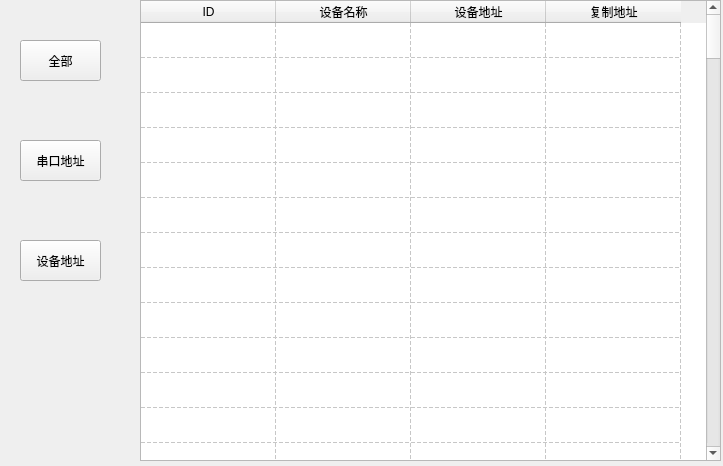
<?xml version="1.0" encoding="UTF-8"?>
<ui version="4.0">
 <class>Form</class>
 <widget class="QWidget" name="Form">
  <property name="geometry">
   <rect>
    <x>0</x>
    <y>0</y>
    <width>723</width>
    <height>466</height>
   </rect>
  </property>
  <property name="mouseTracking">
   <bool>false</bool>
  </property>
  <property name="windowTitle">
   <string>设备信息</string>
  </property>
  <property name="windowIcon">
   <iconset>
    <normaloff></normaloff></iconset>
  </property>
  <widget class="QPushButton" name="AllButton">
   <property name="geometry">
    <rect>
     <x>20</x>
     <y>40</y>
     <width>81</width>
     <height>41</height>
    </rect>
   </property>
   <property name="text">
    <string>全部</string>
   </property>
  </widget>
  <widget class="QPushButton" name="ComButton">
   <property name="geometry">
    <rect>
     <x>20</x>
     <y>140</y>
     <width>81</width>
     <height>41</height>
    </rect>
   </property>
   <property name="text">
    <string>串口地址</string>
   </property>
  </widget>
  <widget class="QPushButton" name="DeviceButton">
   <property name="geometry">
    <rect>
     <x>20</x>
     <y>240</y>
     <width>81</width>
     <height>41</height>
    </rect>
   </property>
   <property name="text">
    <string>设备地址</string>
   </property>
  </widget>
  <widget class="QTableWidget" name="tableWidget">
   <property name="geometry">
    <rect>
     <x>140</x>
     <y>0</y>
     <width>581</width>
     <height>461</height>
    </rect>
   </property>
   <property name="editTriggers">
    <set>QAbstractItemView::NoEditTriggers</set>
   </property>
   <property name="selectionMode">
    <enum>QAbstractItemView::NoSelection</enum>
   </property>
   <property name="selectionBehavior">
    <enum>QAbstractItemView::SelectItems</enum>
   </property>
   <property name="textElideMode">
    <enum>Qt::ElideRight</enum>
   </property>
   <property name="showGrid">
    <bool>true</bool>
   </property>
   <property name="gridStyle">
    <enum>Qt::DashLine</enum>
   </property>
   <property name="sortingEnabled">
    <bool>false</bool>
   </property>
   <property name="wordWrap">
    <bool>true</bool>
   </property>
   <property name="cornerButtonEnabled">
    <bool>true</bool>
   </property>
   <property name="rowCount">
    <number>120</number>
   </property>
   <attribute name="horizontalHeaderVisible">
    <bool>true</bool>
   </attribute>
   <attribute name="horizontalHeaderCascadingSectionResizes">
    <bool>false</bool>
   </attribute>
   <attribute name="horizontalHeaderMinimumSectionSize">
    <number>24</number>
   </attribute>
   <attribute name="horizontalHeaderDefaultSectionSize">
    <number>135</number>
   </attribute>
   <attribute name="horizontalHeaderHighlightSections">
    <bool>true</bool>
   </attribute>
   <attribute name="horizontalHeaderShowSortIndicator" stdset="0">
    <bool>false</bool>
   </attribute>
   <attribute name="horizontalHeaderStretchLastSection">
    <bool>false</bool>
   </attribute>
   <attribute name="verticalHeaderVisible">
    <bool>false</bool>
   </attribute>
   <attribute name="verticalHeaderCascadingSectionResizes">
    <bool>false</bool>
   </attribute>
   <attribute name="verticalHeaderDefaultSectionSize">
    <number>35</number>
   </attribute>
   <row/>
   <row/>
   <row/>
   <row/>
   <row/>
   <row/>
   <row/>
   <row/>
   <row/>
   <row/>
   <row/>
   <row/>
   <row/>
   <row/>
   <row/>
   <row/>
   <row/>
   <row/>
   <row/>
   <row/>
   <row/>
   <row/>
   <row/>
   <row/>
   <row/>
   <row/>
   <row/>
   <row/>
   <row/>
   <row/>
   <row/>
   <row/>
   <row/>
   <row/>
   <row/>
   <row/>
   <row/>
   <row/>
   <row/>
   <row/>
   <row/>
   <row/>
   <row/>
   <row/>
   <row/>
   <row/>
   <row/>
   <row/>
   <row/>
   <row/>
   <row/>
   <row/>
   <row/>
   <row/>
   <row/>
   <row/>
   <row/>
   <row/>
   <row/>
   <row/>
   <row/>
   <row/>
   <row/>
   <row/>
   <row/>
   <row/>
   <row/>
   <row/>
   <row/>
   <row/>
   <row/>
   <row/>
   <row/>
   <row/>
   <row/>
   <row/>
   <row/>
   <row/>
   <row/>
   <row/>
   <row/>
   <row/>
   <row/>
   <row/>
   <row/>
   <row/>
   <row/>
   <row/>
   <row/>
   <row/>
   <row/>
   <row/>
   <row/>
   <row/>
   <row/>
   <row/>
   <row/>
   <row/>
   <row/>
   <row/>
   <row/>
   <row/>
   <row/>
   <row/>
   <row/>
   <row/>
   <row/>
   <row/>
   <row/>
   <row/>
   <row/>
   <row/>
   <row/>
   <row/>
   <row/>
   <row/>
   <row/>
   <row/>
   <row/>
   <row/>
   <column>
    <property name="text">
     <string>ID</string>
    </property>
   </column>
   <column>
    <property name="text">
     <string>设备名称</string>
    </property>
   </column>
   <column>
    <property name="text">
     <string>设备地址</string>
    </property>
   </column>
   <column>
    <property name="text">
     <string>复制地址</string>
    </property>
   </column>
  </widget>
 </widget>
 <resources/>
 <connections/>
</ui>
